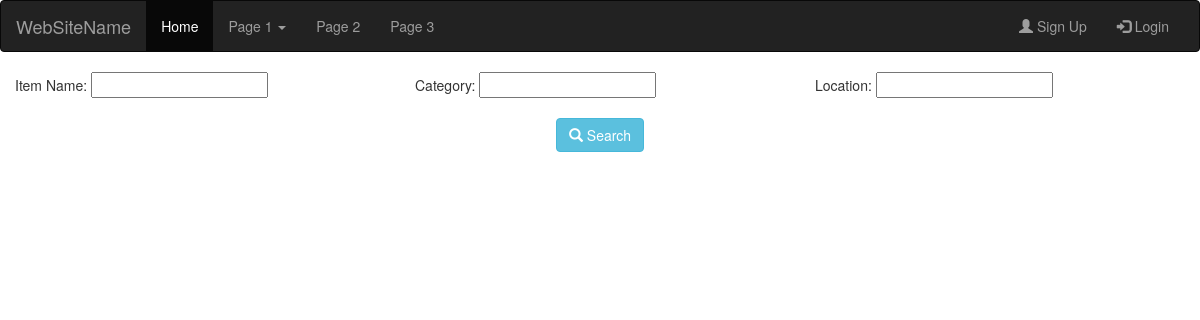
Page /RentandLess/searchAnItem.php on the earlier database version.
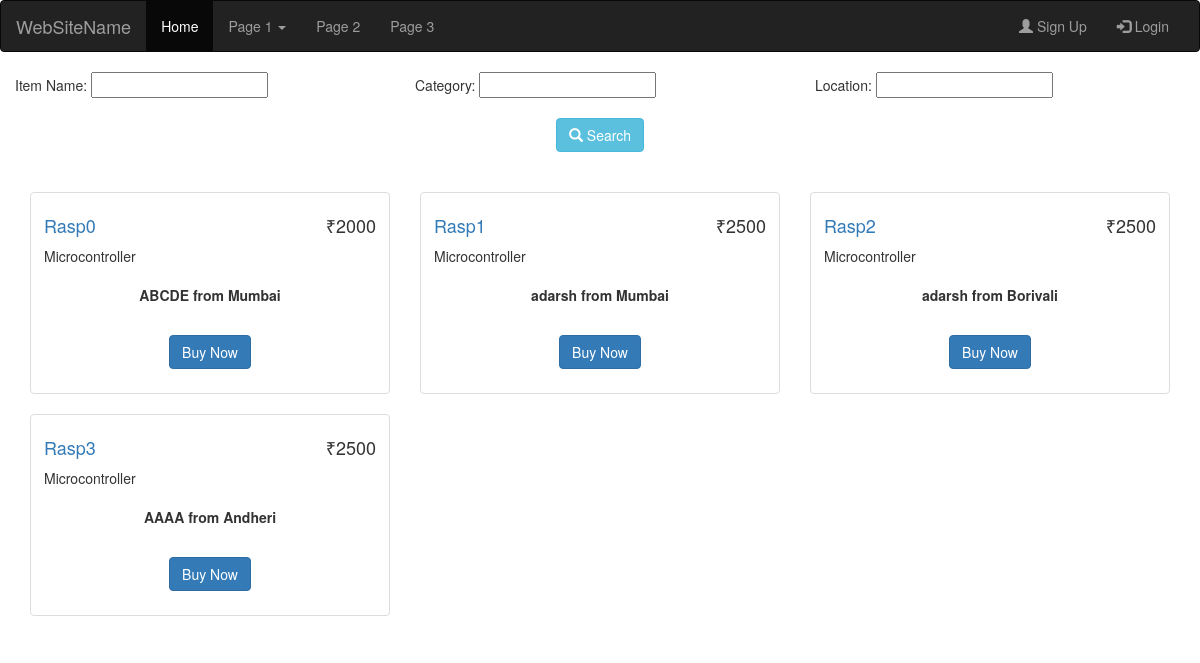
Same page on the later database version.
### tables this page shows
CREATE TABLE `rent` (
  `pid` int(30) NOT NULL,
  `rent_id` int(11) NOT NULL,
  `title` varchar(200) NOT NULL,
  `category` varchar(200) NOT NULL,
  `description` varchar(200) NOT NULL,
  `image` varchar(200) NOT NULL,
  `price` int(30) NOT NULL,
  `avail_bids` int(30) NOT NULL,
  `location` varchar(15) NOT NULL,
  `renter_name` varchar(20) NOT NULL
);

### RentandLess/includes/receive.php (called while the page is built, shortened)
<?php
	function get_items() {
		$db_host = 'localhost';
		$db_user = 'root';
		$db_pass = '';
		$connection = mysqli_connect($db_host, $db_user, $db_pass );
		$query = "SELECT * FROM `escrow`.`rent`";
		$run = mysqli_query($connection,$query);
		$items = array();
		while ( $row = mysqli_fetch_assoc($run)){
			$items[] = array (  "Pid" => $row ['pid'],
							    "Rentid"=> $row ['rent_id'],
							    "Title"=> $row ['title'],
							    "Category"=> $row ['category'],
							    "Description"=> $row ['description'],
							    "Image"=> $row ['image'],
							    "Price"=> $row ['price'],
							    "AvailableBids"=> $row ['avail_bids'],
							    "Location"=> $row ['location'],
							    "RName"=> $row ['renter_name'],
			);
		}
		return $items;
	}
?>

### RentandLess/searchAnItem.php (the view, shortened to what this page needs)
<?php
	require ('includes/receive.php');
?>
<!DOCTYPE html>
<html lang="en">
<head>
  <link rel="stylesheet" href="https://maxcdn.bootstrapcdn.com/bootstrap/3.3.7/css/bootstrap.min.css">
  <link rel="stylesheet" type="text/css" href="css/footer.css">
  <link rel="stylesheet" type="text/css" href="css/custom.css">
</head>
<body>
  <header >
    <nav class="navbar navbar-inverse">
      <div class="container-fluid">
        <div class="navbar-header">
          <a class="navbar-brand" href="#">WebSiteName</a>
        </div>
        <div class="collapse navbar-collapse" id="myNavbar">
          <ul class="nav navbar-nav">
            <li class="active"><a href="#">Home</a></li>
            <li class="dropdown">
              <a class="dropdown-toggle" data-toggle="dropdown" href="#">Page 1 <span class="caret"></span></a>
            </li>
            <li><a href="#">Page 2</a></li>
            <li><a href="#">Page 3</a></li>
          </ul>
          <ul class="nav navbar-nav navbar-right">
            <li><a href="#"><span class="glyphicon glyphicon-user"></span> Sign Up</a></li>
            <li><a href="#"><span class="glyphicon glyphicon-log-in"></span> Login</a></li>
          </ul>
        </div>
      </div>
    </nav>
  </header>
	 	<div>
	 		<div class="container-fluid">
	 			<form action="searchAnItem.php" method = "POST" onsubmit="return validateForm()">
	 			<div class="row">
		 				<div class="col-lg-4 col-xs-12">
		 					Item Name:
		 					<input type="text" name="name">
		 				</div>
		 				<div class="col-lg-4 col-xs-12">
		 					Category:
		 					<input type="text" name="category">
		 				</div>
		 				<div class="col-lg-4 col-xs-12">
		 					Location:
		 					<input type="text" name="location">
		 				</div>
	 			</div>
	 			<br>
	 			<center>
					<button type="submit" class="btn btn-info"><span class="glyphicon glyphicon-search"></span> Search</button>
				</center>
	 			</form>
	 			<br>
	 		</div>
	 	</div>
	  	<br/>
	  	<div class="container">
	    <div class="row">
	    	<?php
				$items =  get_items();
				if (isset($_POST['location'])){
					foreach($items as $item){
						if ( $item['Location'] == $_POST['location']){
			echo '<div class="col-md-4">
		              <div class="thumbnail">
		                <img src="http://tech.firstpost.com/wp-content/uploads/2014/09/Apple_iPhone6_Reuters.jpg" alt="" class="img-responsive">
		                <div class="caption">
		                  <h4 class="pull-right">&#8377;' . $item['Price']. '</h4>
		                  <h4><a href="#">' . $item['Title']. '</a></h4>
		                  <p>'. $item['Description']. '</p>
		                </div>
		                <div class="ratings">
		                  <p style = "text-align: center;"><b>'. $item['RName'] .'
		                    from '. $item['Location'] .'
		                  </b></p>
		                </div>
		                <div class="space-ten"></div>
		                <div class="btn-ground text-center">
		                    <a href="item.php?title='.$item['Title'].'&price='.$item['Price'].'&RName='.$item['RName'].'&location='.$item['Location'].'">
		                    <button type="button" class="btn btn-primary">Buy Now</button>
		                    </a>
		                </div>
		                <div class="space-ten"></div>
		              </div>
		            </div>' ;
						}
					}
				}
				else {
					foreach($items as $item){
			echo '<div class="col-md-4">
		              <div class="thumbnail">
		                <img src="http://tech.firstpost.com/wp-content/uploads/2014/09/Apple_iPhone6_Reuters.jpg" alt="" class="img-responsive">
		                <div class="caption">
		                  <h4 class="pull-right">&#8377;' . $item['Price']. '</h4>
		                  <h4><a href="#">' . $item['Title']. '</a></h4>
		                  <p>'. $item['Description']. '</p>
		                </div>
		                <div class="ratings">
		                  <p style = "text-align: center;"><b>'. $item['RName'] .'
		                    from '. $item['Location'] .'
		                  </b></p>
		                </div>
		                <div class="space-ten"></div>
		                <div class="btn-ground text-center">
		                    <a href="items/item.php?title='.$item['Title'].'&price='.$item['Price'].'&RName='.$item['RName'].'&location='.$item['Location'].'&Description='.$item['Description'].'">
		                    <button type="button" class="btn btn-primary">Buy Now</button>
		                    </a>
		                </div>
		                <div class="space-ten"></div>
		              </div>
		            </div>' ;
					}
				}
			?>
</body>
</html>

### RentandLess/searchAnItem.php (style rules this page uses)
.space-ten { padding: 10px 0; }

Differences in the rows shown:
added rent: price "2000", title "Rasp0", description "Microcontroller", renter_name "ABCDE", location "Mumbai"
added rent: price "2500", title "Rasp1", description "Microcontroller", renter_name "adarsh", location "Mumbai"
added rent: price "2500", title "Rasp2", description "Microcontroller", renter_name "adarsh", location "Borivali"
added rent: price "2500", title "Rasp3", description "Microcontroller", renter_name "AAAA", location "Andheri"
